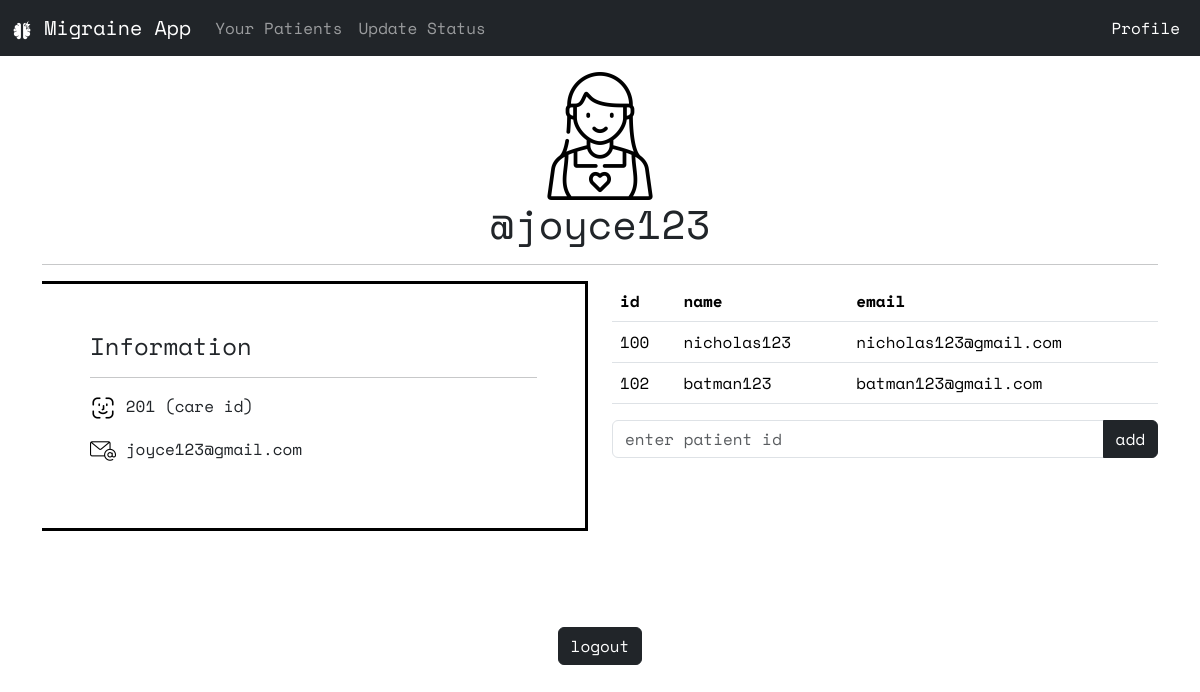
Page /care_profile (signed in) on the earlier database version.
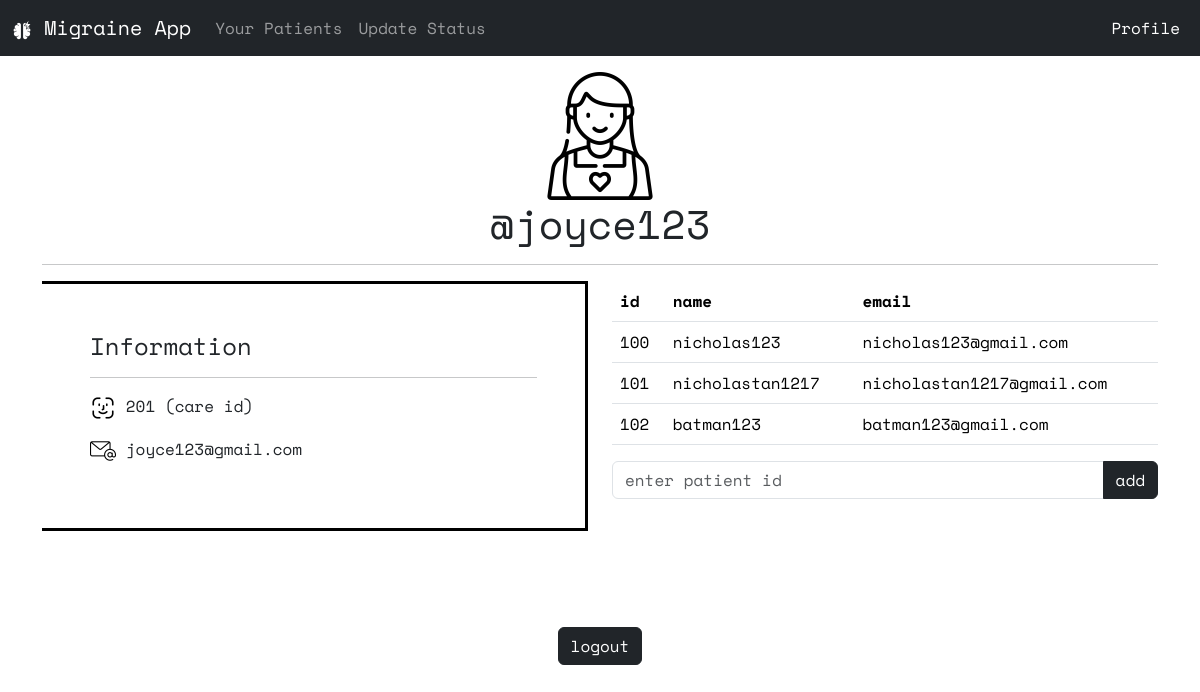
Same page on the later database version.
### website/models.py (models this page shows)
class Caretaker(db.Model, UserMixin):
    id = db.Column(db.Integer, primary_key=True, autoincrement=True)
    email = db.Column(db.String(150), unique=True)
    password = db.Column(db.String(150))
    name = db.Column(db.String(150))
    isActive = db.Column(db.Boolean, default=True)
    user = db.relationship("User", back_populates="caretaker")

class User(db.Model, UserMixin):
    id = db.Column(db.Integer, primary_key=True, autoincrement=True)
    email = db.Column(db.String(150), unique=True)
    password = db.Column(db.String(150))
    name = db.Column(db.String(150))
    isActive = db.Column(db.Boolean, default=True)
    caretaker_id = db.Column(db.Integer, db.ForeignKey("caretaker.id"))
    caretaker = db.relationship("Caretaker", back_populates="user")

### website/views.py (the view, shortened to what this page needs)
@views.route("/care_profile", methods=["GET", "POST"])
@login_required
def care_profile():
    data = request.form
    print(data)
    information = Caretaker.query.filter_by(id=current_user.id).all()
    print(int(current_user.id))
    care_id = current_user.id
    patient_info = (
        db.session.query(
            User.id,
            User.name,
            User.email
        ).filter(
            User.caretaker_id == care_id
        ).all()
    )
    return render_template("care_profile.html", user=current_user, patient_info=patient_info, information=information)

### website/__init__.py (called while the page is built)
def create_app():
    app = Flask(__name__)
    app.config["SECRET_KEY"] = "heisenberg"
    app.config["SQLALCHEMY_DATABASE_URI"] = f"sqlite:///{DB_NAME}"
    db.init_app(app)
    from .views import views
    from .auth import auth
    app.register_blueprint(views, url_prefix="/")
    app.register_blueprint(auth, url_prefix="/")
    from .models import User, Caretaker, Admin
    create_database(app)
    login_manager = LoginManager()
    login_manager.login_view = "auth.login"
    login_manager.login_message = "User needs to be logged in to view this page"
    login_manager.login_message_category = "error"
    login_manager.init_app(app)
    @login_manager.user_loader
    def load_user(email):
        u = User.query.get(email)
        c = Caretaker.query.get(email)
        a = Admin.query.get(email)
        return u or c or a
    return app

### website/templates/care_profile.html (shortened to what this page needs)
{% extends 'care_base.html' %}
{% block profileActive %}
    nav-link active
{% endblock %}
{% block body %}
    <div class="row">
        <div class="col">
            <div class="text-center m-3">
                <img src="../static/img/careProfile25%.png" alt="migraine logo">
                {% for i in information %}
                    <h1>@{{ i.name }}</h1>
                {% endfor %}
            </div>
            <hr>
        </div>
    </div>
    <div class="row">
        <div class="col">
            <div class="p-5 border border-start-0 border-black border-3">
                <h4>Information</h4>
                <hr>
                {% for i in information %}
                    <p><img src="../static/img/id.png" alt="migraine logo"> {{ i.id }} (care id)</p>
                    <p><img src="../static/img/email5%.png" alt="migraine logo"> {{ i.email }}</p>
                {% endfor %}
            </div>
        </div>
        <div class="col">
            <form action="" method="POST">
                <table class="table">
                    <thead class="thead-dark">
                        <tr>
                            <th scope="col">id</th>
                            <th scope="col">name</th>
                            <th scope="col">email</th>
                        </tr>
                    </thead>
                    <tbody>
                        {% for i in patient_info %}
                        <tr>
                            <td>{{ i[0] }}</td>
                            <td>{{ i[1] }}</td>
                            <td>{{ i[2] }}</td>
                        </tr>
                        {% endfor %}
                    </tbody>
                </table>
                <div class="form-group">
                    <div class="input-group">
                        <input type="text" class="form-control" placeholder="enter patient id" aria-label="user id" aria-describedby="button-addon2" name="user_id">
                        <button class="btn btn-dark" type="submit" id="button-addon2">add</button>
                    </div>
                </div>
            </form>
        </div>
    </div>
    <div class="text-center p-5 m-5">
        <a class="btn btn-dark" href="/logout" role="button">logout</a>
    </div>
{% endblock %}

Differences in the rows shown:
now on this page (row edited): User: id "101", name "nicholastan1217", email "nicholastan1217@gmail.com"
